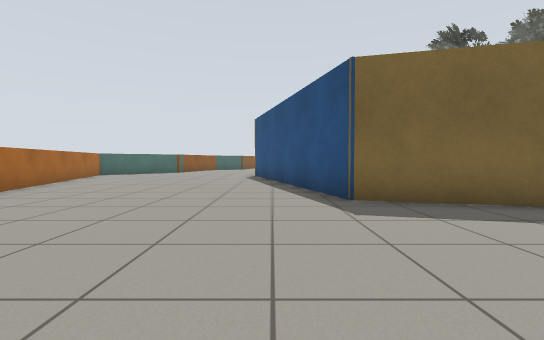
[1] (above)

24 first-person views from a walk through a world built for the Gazebo simulator. The camera is 0.72 m above the floor, tilts 2° down and sees 85° across. The floor is counted in squares, 1 m on a side. Each view is taken from the middle of a square. On the plan, view 1 faces up. The plan holds only what a view shows up to about 10 squares ahead; the rest is blank. The place goes on beyond the plan. The robots in the file are not drawn. Gazebo's built-in surfaces are drawn with simple patterns. Simple shapes stand in for some stock models.

[2]
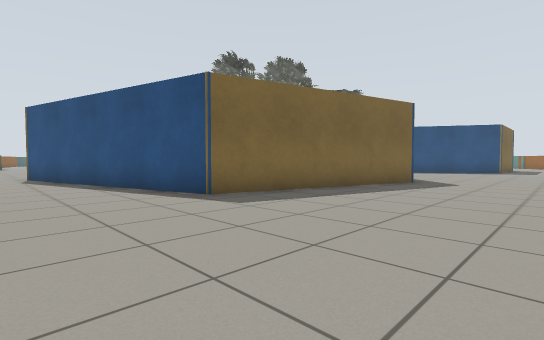

[3]
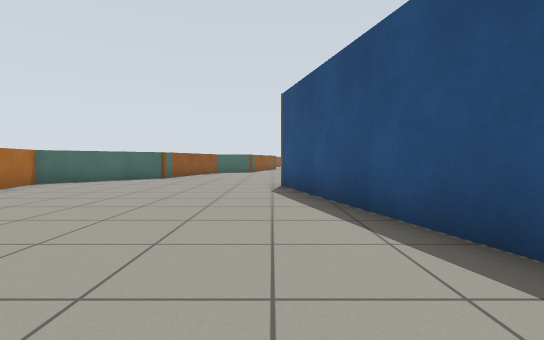

[4]
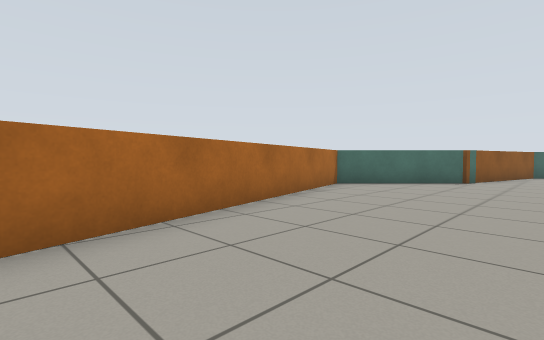

[5]
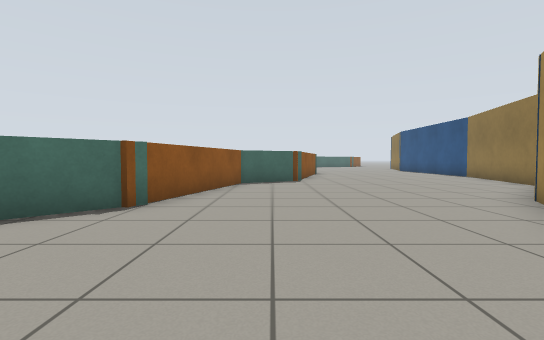

[6]
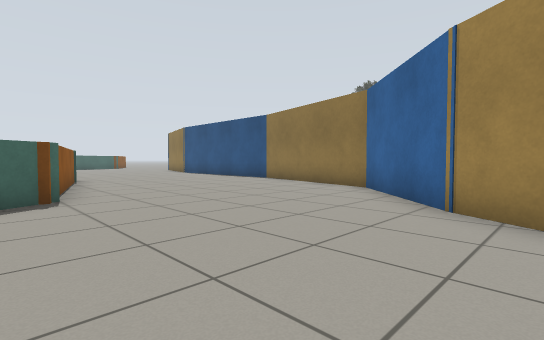

[7]
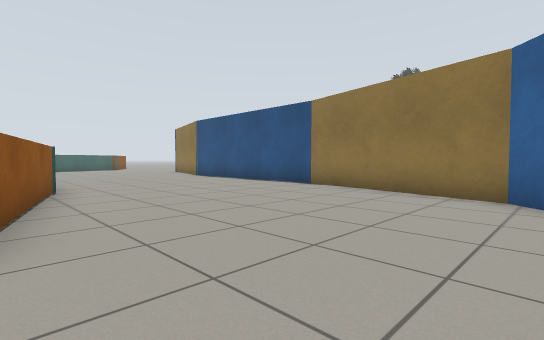

[8]
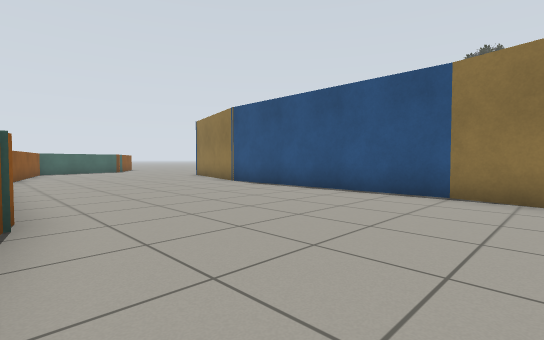

[9]
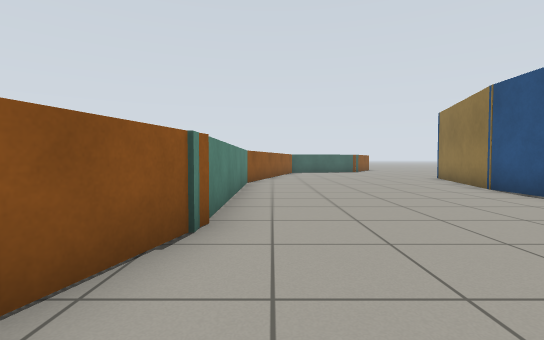

[10]
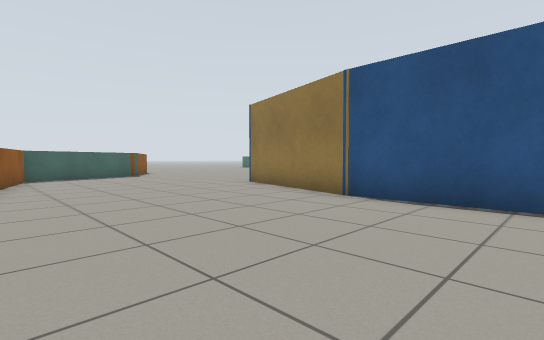

[11]
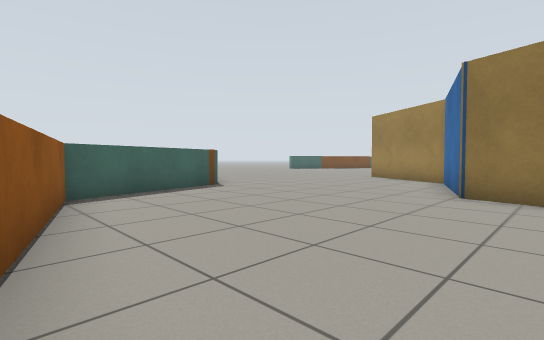

[12]
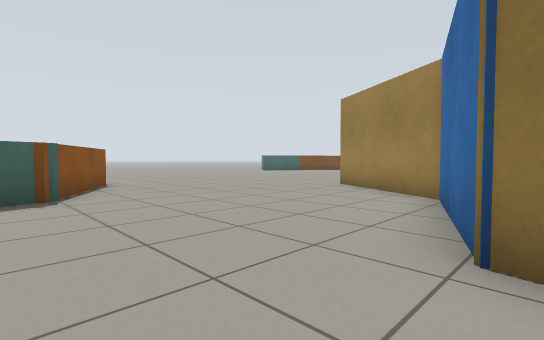

[13]
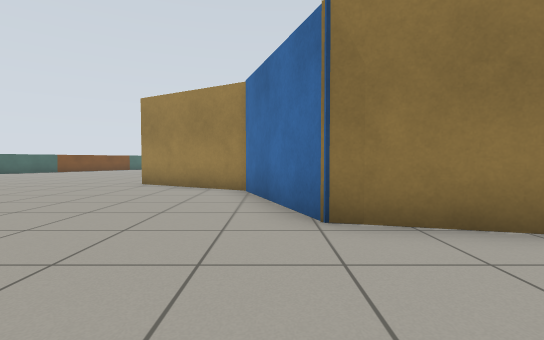

[14]
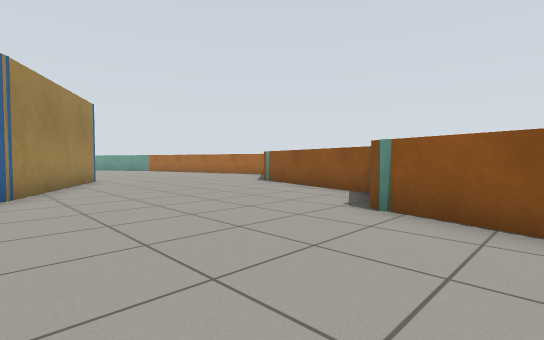

[15]
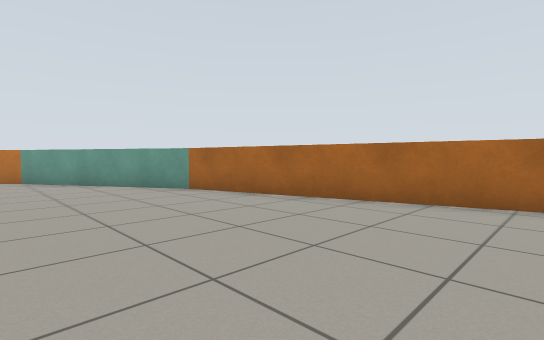

[16]
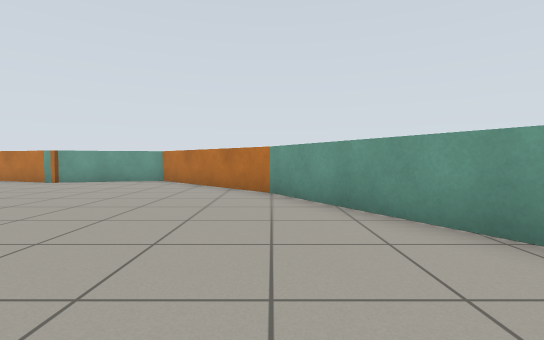

[17]
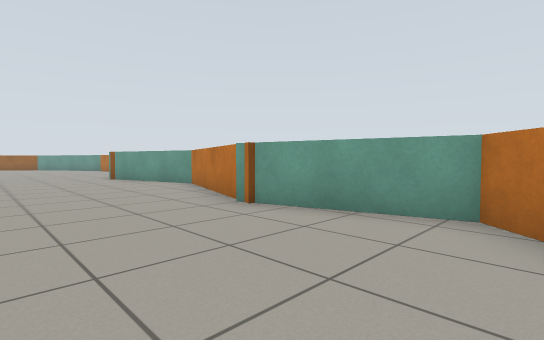

[18]
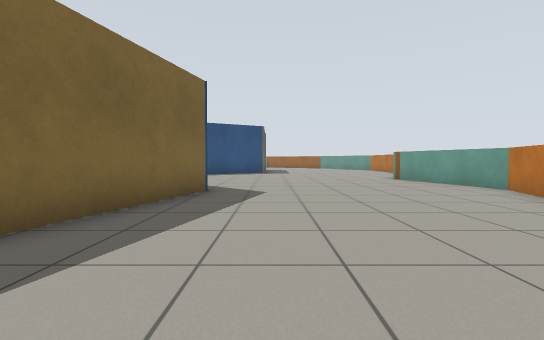

[19]
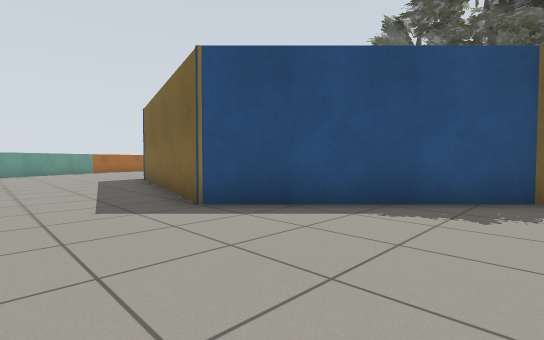

[20]
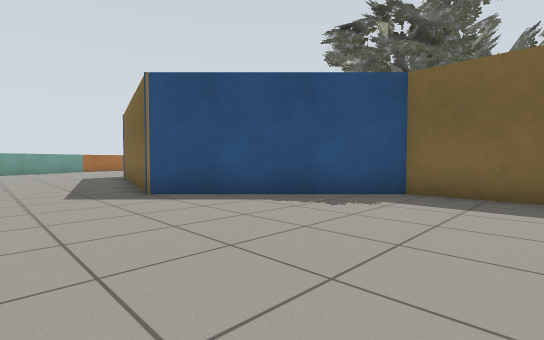

[21]
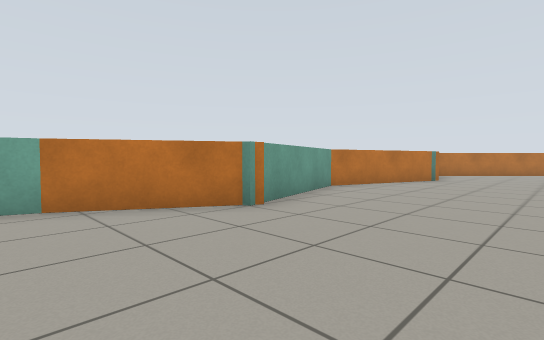

[22]
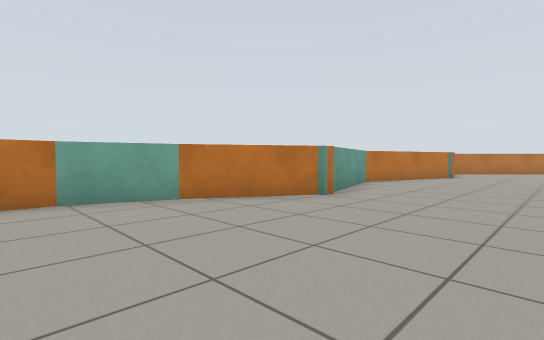

[23]
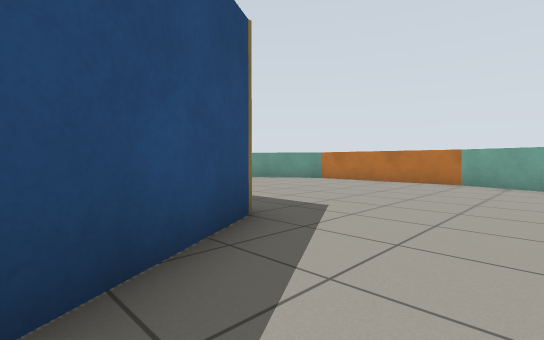

[24]
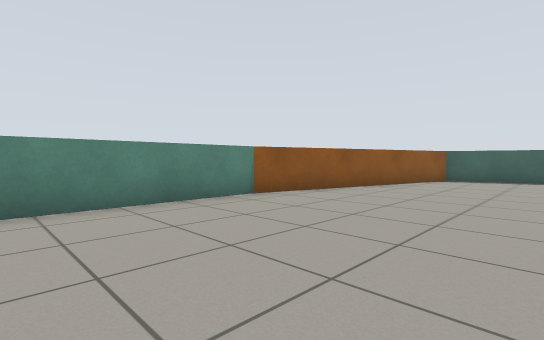

### Floor plan
Points are (right, up) in squares from view 1. A wall is a line through its corners. A room is listed if a view was taken in it or the views show most of it. See-through windows are left out.
Room 1 (views 1, 2, 3, 4, 5, 6, 7, 8, 9, 10, 11, 12, 13, 14, 15, 16, 17, 18, 19, 20, 21, 22, 23, 24)
walls: (1.5, 17) (4.1, 19.7) (5.3, 24.6); (5.2, 24.5) (5.2, 31.2); (5.2, 31.1) (6.4, 35.4) (9.9, 36.6) (11.7, 39.8); (13.7, 7.3) (11.6, 7.3) (7.8, 3.5) (1.4, 5.2) (-0.7, 13.1) (1.6, 17.2); (17, 2.4) (15.5, 5)
low walls: (-5, 16.8) (-8, 13.8) (-5.7, 5.4); (-1.9, 22.2) (-4, 20.9) (-5.2, 16.8); (-0.7, 27.4) (-2.2, 21.8); (-5.8, 5.5) (-3, 0.6) (0.7, -3.1) (4.1, -2.2); (3.6, -2.1) (8.1, -3.6) (11.9, -2.5) (14.5, -4); (2.1, 40.4) (1.1, 40.2) (-0.8, 33.2) (-0.8, 26.9); (14.3, -4) (16.1, -4.6) (18.5, -4.6)
ways out: gap at (12, 40)

Positions as (right, up) in squares from view 1, and headings:
1: (0, 0), facing up
2: (-2, 0), facing up-right
3: (-1, 5), facing up
4: (-3, 6), facing up-left
5: (-3, 12), facing up
6: (-3, 16), facing up-right
7: (-2, 19), facing up-right
8: (-1, 23), facing up-right
9: (0, 24), facing up
10: (0, 28), facing up-right
11: (0, 34), facing up-right
12: (4, 35), facing up-right
13: (3, 36), facing right
14: (2, 24), facing down-left
15: (-2, 12), facing down-left
16: (-3, 7), facing down
17: (0, 1), facing down-right
18: (1, 2), facing right
19: (12, 1), facing up-left
20: (14, 1), facing up-left
21: (15, 1), facing down-left
22: (17, 1), facing down-left
23: (14, 5), facing down-right
24: (4, 29), facing up-left
